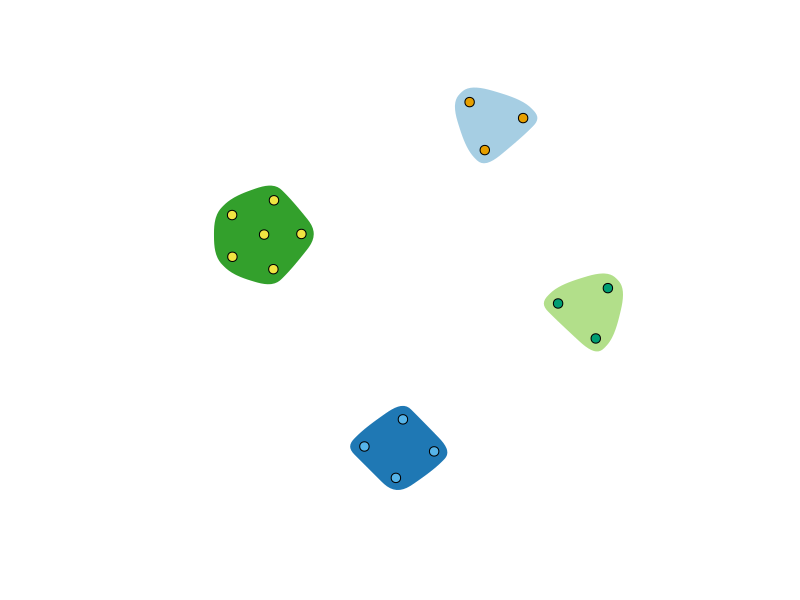

Reproduce this figure in R.
library(igraph)
library(RColorBrewer)

# partition
partition <- c(1,1,1,2,2,2,2,3,3,3,4,4,4,4,4,4)
num.nodes <- 16

# attributes for node colors and shapes
colors <- c(0,1,2,3,0,1,2,3,0,1,2,3,0,1,2,3)
shapes <- c(0,1,0,1,0,1,0,1,0,1,0,1,0,1,0,1)

# make graph and clusters for igraph
affiliation <- as.matrix(table(data.frame(actor = 1:num.nodes, group= partition)))
adjacency <- affiliation %*% t(affiliation)
diag(adjacency) <- 0
graph <- graph_from_adjacency_matrix(adjacency)
clusters <- make_clusters(graph, membership = partition, modularity = F)

# set colors for groups
group.colors <- brewer.pal(max(partition), name = "Paired")

# Plot
layout <- layout.auto(graph)
plot(clusters, graph, 
     layout=layout, 
     vertex.label=NA, 
     vertex.size=5,
     edge.color = rgb(1,0,0,alpha = 0), # transparent edges
     mark.border = "white", # color for group border
     mark.col = group.colors) # color for group

